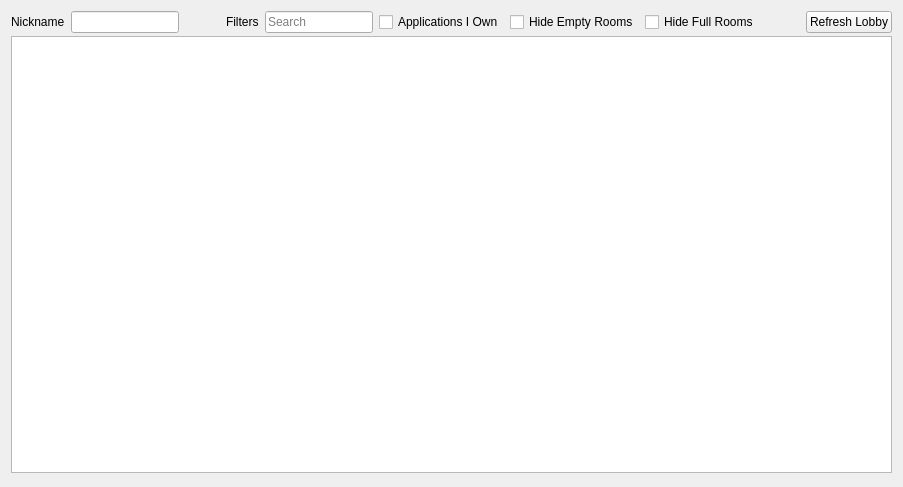
<?xml version="1.0" encoding="UTF-8"?>
<ui version="4.0">
 <class>Lobby</class>
 <widget class="QWidget" name="Lobby">
  <property name="geometry">
   <rect>
    <x>0</x>
    <y>0</y>
    <width>903</width>
    <height>487</height>
   </rect>
  </property>
  <property name="windowTitle">
   <string>Public Room Browser</string>
  </property>
  <layout class="QVBoxLayout" name="verticalLayout">
   <item>
    <layout class="QVBoxLayout" name="verticalLayout_2">
     <property name="spacing">
      <number>3</number>
     </property>
     <item>
      <layout class="QHBoxLayout" name="horizontalLayout_3">
       <property name="spacing">
        <number>6</number>
       </property>
       <item>
        <layout class="QHBoxLayout" name="horizontalLayout_5">
         <item>
          <widget class="QLabel" name="label">
           <property name="text">
            <string>Nickname</string>
           </property>
          </widget>
         </item>
         <item>
          <widget class="QLineEdit" name="nickname">
            <property name="toolTip">
              <string>This property is linked to the 3DS system username.</string>
            </property>
          </widget>
         </item>
         <item>
          <spacer name="horizontalSpacer_2">
           <property name="orientation">
            <enum>Qt::Horizontal</enum>
           </property>
           <property name="sizeHint" stdset="0">
            <size>
             <width>40</width>
             <height>20</height>
            </size>
           </property>
          </spacer>
         </item>
         <item>
          <widget class="QLabel" name="label_2">
           <property name="text">
            <string>Filters</string>
           </property>
          </widget>
         </item>
         <item>
          <widget class="QLineEdit" name="search">
           <property name="placeholderText">
            <string>Search</string>
           </property>
           <property name="clearButtonEnabled">
            <bool>true</bool>
           </property>
          </widget>
         </item>
         <item>
          <widget class="QCheckBox" name="games_owned">
           <property name="text">
            <string>Applications I Own</string>
           </property>
          </widget>
         </item>
         <item>
          <widget class="QCheckBox" name="hide_empty">
           <property name="text">
            <string>Hide Empty Rooms</string>
           </property>
          </widget>
         </item>
         <item>
          <widget class="QCheckBox" name="hide_full">
           <property name="text">
            <string>Hide Full Rooms</string>
           </property>
          </widget>
         </item>
         <item>
          <spacer name="horizontalSpacer">
           <property name="orientation">
            <enum>Qt::Horizontal</enum>
           </property>
           <property name="sizeHint" stdset="0">
            <size>
             <width>40</width>
             <height>20</height>
            </size>
           </property>
          </spacer>
         </item>
         <item>
          <widget class="QPushButton" name="refresh_list">
           <property name="text">
            <string>Refresh Lobby</string>
           </property>
          </widget>
         </item>
        </layout>
       </item>
      </layout>
     </item>
     <item>
      <widget class="QTreeView" name="room_list"/>
     </item>
     <item>
      <widget class="QWidget" name="widget" native="true"/>
     </item>
    </layout>
   </item>
  </layout>
 </widget>
 <resources/>
 <connections/>
</ui>
